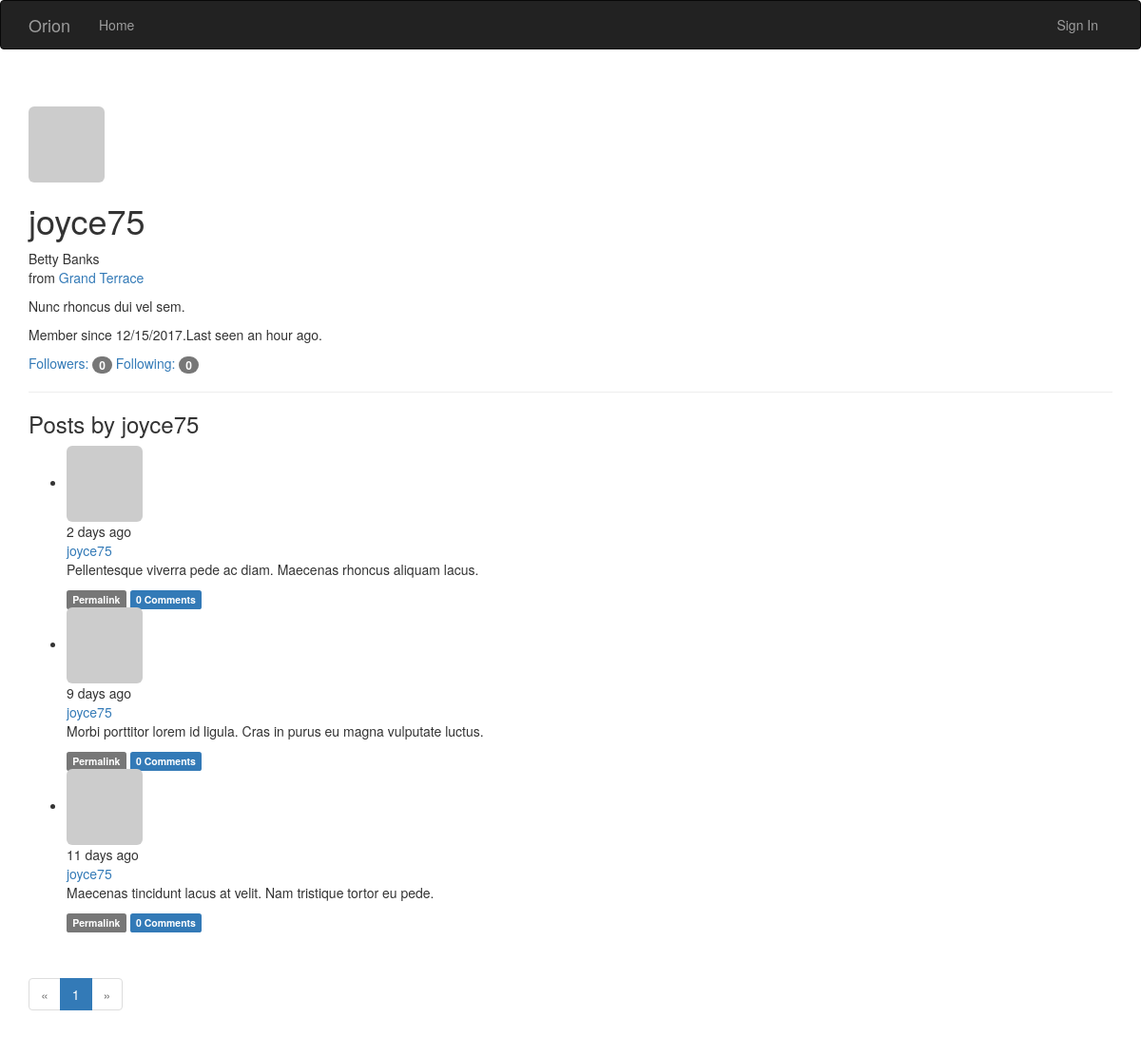
The app's page /main/user/joyce75 with its own data.
### app/models.py (models this page shows, shortened)
class User(UserMixin, db.Model):
    __tablename__ = 'users'
    id = db.Column(db.Integer, primary_key=True)
    email = db.Column(db.String(64), unique=True, index=True)
    username = db.Column(db.String(64), unique=True, index=True)
    role_id = db.Column(db.Integer, db.ForeignKey('roles.id'))
    password_hash = db.Column(db.String(128))
    confirmed = db.Column(db.Boolean, default=False)
    name = db.Column(db.String(64))
    location = db.Column(db.String(64))
    about_me = db.Column(db.Text())
    member_since = db.Column(db.DateTime(), default=datetime.utcnow)
    last_seen = db.Column(db.DateTime(), default=datetime.utcnow)
    avatar_hash = db.Column(db.String(32))
    posts = db.relationship('Post', backref='author', lazy='dynamic')
    followed = db.relationship('Follow',
                               foreign_keys=[Follow.follower_id],
                               backref=db.backref('follower', lazy='joined'),
                               lazy='dynamic',
                               cascade='all, delete-orphan')
    followers = db.relationship('Follow',
                                foreign_keys=[Follow.followed_id],
                                backref=db.backref('followed', lazy='joined'),
                                lazy='dynamic',
                                cascade='all, delete-orphan')
    comments = db.relationship('Comment',
                               backref='author', lazy='dynamic')
    @property
    def password(self):
        raise AttributeError('password is not a readable attribute')
    def gravatar(self, size=100, default='identicon', rating='g'):
        if request.is_secure:
            url = 'https://secure.gravatar.com/avatar'
        else:
            url = 'http://www.gravatar.com/avatar'
        hash = self.avatar_hash or hashlib.md5(
            self.email.encode('utf-8')).hexdigest()
        return '{url}/{hash}?s={size}&d={default}&r={rating}'.format(url=url, hash=hash, size=size, default=default, rating=rating)

class Post(db.Model):
    __tablename__ = 'posts'
    id = db.Column(db.Integer, primary_key=True)
    body = db.Column(db.Text)
    timestamp = db.Column(db.DateTime, index=True, default=datetime.utcnow)
    author_id = db.Column(db.Integer, db.ForeignKey('users.id'))
    body_html = db.Column(db.Text)
    comments = db.relationship('Comment',backref='post', lazy='dynamic')

### app/main/views.py (the view)
@main.route('/user/<username>')
def user(username):
    user = User.query.filter_by(username=username).first()
    if user is None:
        abort(404)
    page = request.args.get('page', 1, type=int)
    pagination = user.posts.order_by(Post.timestamp.desc()).paginate(
        page, per_page=current_app.config['FLASKY_POSTS_PER_PAGE'],
        error_out=False)
    posts = user.posts.order_by(Post.timestamp.desc()).all()
    return render_template('user.html', user=user, posts=posts,
                           pagination=pagination)

### app/auth/views.py (called while the page is built)
@auth.before_app_request
def before_request():
    if current_user.is_authenticated:
        current_user.ping()
        if not current_user.confirmed \
                and request.endpoint \
                and request.blueprint != 'auth' \
                and request.endpoint != 'static':
            return redirect(url_for('auth.unconfirmed'))

### app/main/__init__.py (called while the page is built)
@main.app_context_processor
def inject_permissions():
    return dict(Permission=Permission)

### app/main/views.py (called while the page is built)
@main.after_app_request
def after_request(response):
    for query in get_debug_queries():
        if query.duration >= current_app.config['FLASKY_SLOW_DB_QUERY_TIME']:
            current_app.logger.warning(
                'Slow query: %s\nParameters: %s\nDuration: %fs\nContext: %s\n'
                % (query.statement, query.parameters, query.duration,
                   query.context))
    return response

### app/models.py (called while the page is built)
    def can(self, permissions):
        return False

    def is_administrator(self):
        return False

### app/templates/user.html (shortened to what this page needs)
{% extends "base.html" %}
{% import "_macros.html" as macros %}
{% block page_content %}
<div class="page-header">
    <img class="img-rounded profile-thumbnail" src="{{ user.gravatar(size=256) }}">
    <div class="profile-header">
        <h1>{{ user.username }}</h1>
        {% if user.name or user.location %}
        <p>
            {% if user.name %}{{ user.name }}<br>{% endif %}
            {% if user.location %}
                from <a href="http://ditu.amap.com/search?query={{ user.location }}">
                {{ user.location }}
            </a><br>
            {% endif %}
        </p>
        {% endif %}
        {% if user.about_me %}<p>{{ user.about_me }}</p>{% endif %}
        <p>Member since {{ moment(user.member_since).format('L') }}.Last seen {{ moment(user.last_seen).fromNow() }}.</p>
        <p>
            <a href="{{ url_for('.followers', username=user.username) }}">Followers: <span class="badge">{{ user.followers.count() - 1 }}</span></a>
            <a href="{{ url_for('.followed_by', username=user.username) }}">Following: <span class="badge">{{ user.followed.count() - 1 }}</span></a>
        </p>
    </div>
</div>
<h3>Posts by {{ user.username }}</h3>
{% include '_posts.html' %}
{% if pagination %}
<div class="pagination">
    {{ macros.pagination_widget(pagination, '.user', username=user.username) }}
</div>
{% endif %}
{% endblock %}

### app/templates/_posts.html (shortened to what this page needs)
<ul class="posts">
    {% for post in posts %}
    <li class="post">
        <div class="post-thumbnail">
            <a href="{{ url_for('.user', username=post.author.username) }}">
                <img class="img-rounded profile-thumbnail" src="{{ post.author.gravatar(size=40) }}">
            </a>
        </div>
        <div class="post-content">
            <div class="post-date">{{ moment(post.timestamp).fromNow() }}</div>
            <div class="post-author"><a href="{{ url_for('.user', username=post.author.username) }}">{{ post.author.username }}</a>
            <div class="post-body">
                {% if post.body_html %}
                    {{ post.body_html | safe }}
                {% else %}
                    {{ post.body }}
                {% endif %}
            </div>
            <div class="post-footer">
                <a href="{{ url_for('.post', id=post.id) }}">
                    <span class="label label-default">Permalink</span>
                </a>
                <a href="{{ url_for('.post', id=post.id) }}#comments">
                    <span class="label label-primary">{{ post.comments.count() }} Comments</span>
                </a>
            </div>
        </div>
    </li>
    {% endfor %}
</ul>

### records on screen
User: username "joyce75", name "Betty Banks", location "Grand Terrace", about_me "Nunc rhoncus dui vel sem.", member_since "12/15/2017", last_seen "an hour ago"
Post: timestamp "2 days ago", author.username "joyce75", body_html "Pellentesque viverra pede ac diam. Maecenas rhoncus aliquam lacus.", comments.count "0"
Post: timestamp "9 days ago", author.username "joyce75", body_html "Morbi porttitor lorem id ligula. Cras in purus eu magna vulputate luctus.", comments.count "0"
Post: timestamp "11 days ago", author.username "joyce75", body_html "Maecenas tincidunt lacus at velit. Nam tristique tortor eu pede.", comments.count "0"

### other values on screen
{{ user.followers.count() - 1 }} "0"
{{ user.followed.count() - 1 }} "0"
{{ p }} "1"
